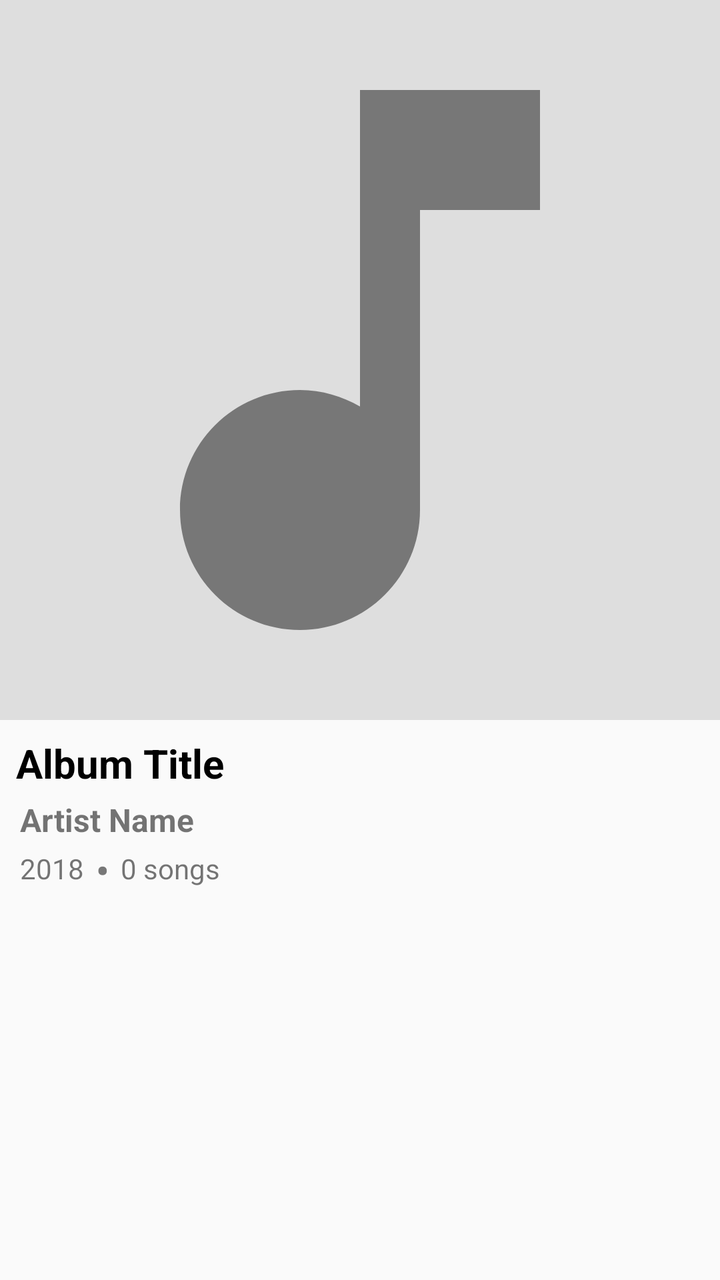
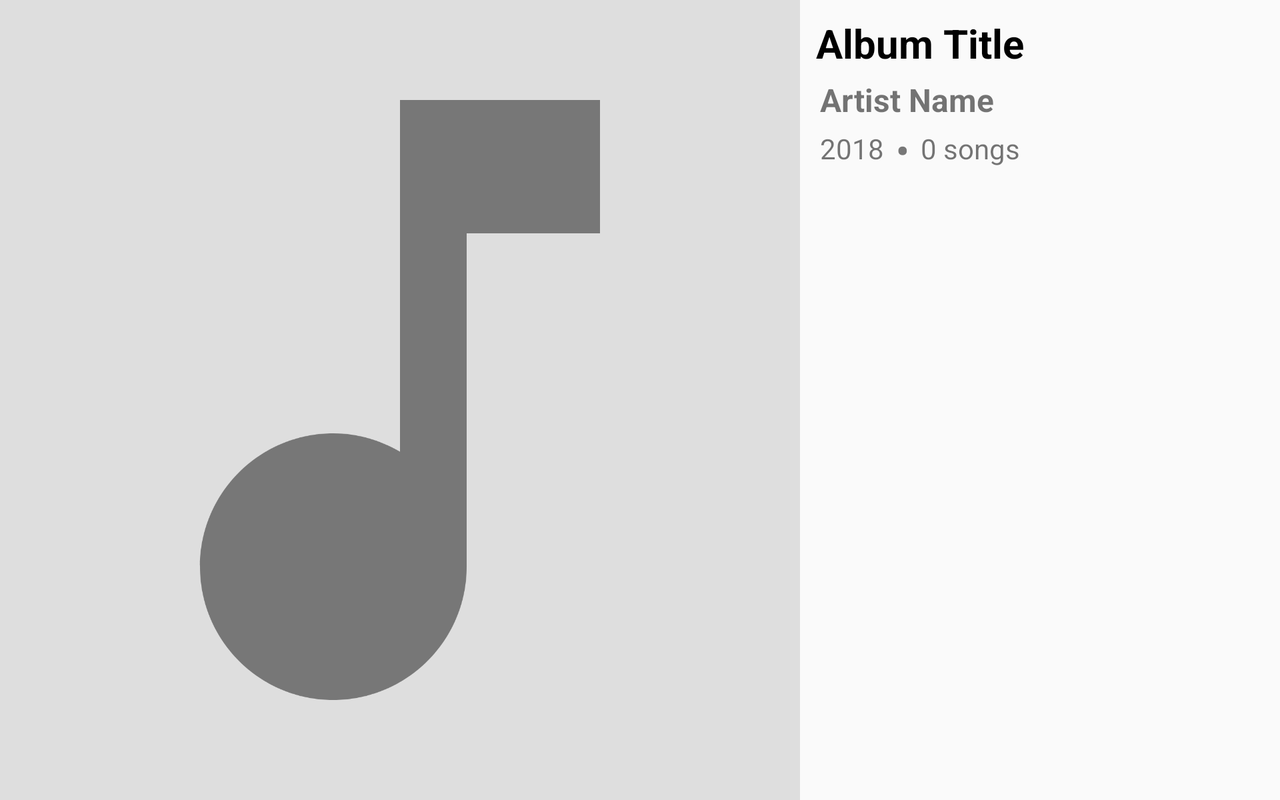

First picture: res/layout/ on a phone held upright. Second picture: the repository's own variant of that layout, on a device whose configuration matches the variant's folder. Source for both follows.
<!-- AndroidManifest.xml: application theme AppTheme -->
<!-- res/layout/layout_album_details.xml -->
<?xml version="1.0" encoding="utf-8"?>
<ScrollView xmlns:android="http://schemas.android.com/apk/res/android"
    xmlns:tools="http://schemas.android.com/tools"
    android:id="@+id/album_details_scrollView"
    android:layout_width="fill_parent"
    android:layout_height="fill_parent"
    tools:context=".AlbumDetailsActivity">

    <RelativeLayout
        android:id="@+id/album_details_relativeLayout"
        android:layout_width="fill_parent"
        android:layout_height="wrap_content"
        android:paddingBottom="0dp"
        android:paddingLeft="0dp"
        android:paddingRight="0dp"
        android:paddingTop="0dp">

        <ImageView
            android:id="@+id/album_details_album_cover"
            android:layout_width="match_parent"
            android:layout_height="wrap_content"
            android:adjustViewBounds="true"
            android:background="@color/lightGray"
            android:contentDescription="@string/album_details_album_cover_content_description"
            android:padding="0dp"
            android:scaleType="fitCenter"
            android:src="@drawable/ic_music_note_400dp" />

        <TextView
            android:id="@+id/album_details_album_title"
            style="@style/style_album_details_album_title"
            android:layout_width="wrap_content"
            android:layout_height="wrap_content"
            android:layout_below="@id/album_details_album_cover"
            tools:text="Album Title" />

        <TextView
            android:id="@+id/album_details_artist_name"
            style="@style/style_album_details_artist_name"
            android:layout_width="wrap_content"
            android:layout_height="wrap_content"
            android:layout_below="@id/album_details_album_title"
            tools:text="Artist Name" />

        <TextView
            android:id="@+id/album_details_year"
            style="@style/style_album_details_year"
            android:layout_width="wrap_content"
            android:layout_height="wrap_content"
            android:layout_below="@id/album_details_artist_name"
            tools:text="2018" />

        <TextView
            android:id="@+id/album_details_separator_character"
            style="@style/style_album_details_separator_character"
            android:layout_width="wrap_content"
            android:layout_height="wrap_content"
            android:layout_below="@+id/album_details_artist_name"
            android:layout_toEndOf="@id/album_details_year"
            android:text="@string/separator_character" />

        <TextView
            android:id="@+id/album_details_song_count"
            style="@style/style_album_details_song_count"
            android:layout_width="wrap_content"
            android:layout_height="wrap_content"
            android:layout_below="@id/album_details_artist_name"
            android:layout_toEndOf="@id/album_details_separator_character"
            tools:text="0 songs" />

        
        <LinearLayout
            android:id="@+id/album_details_songs_linearLayout"
            android:layout_width="match_parent"
            android:layout_height="wrap_content"
            android:layout_below="@id/album_details_song_count"
            android:orientation="vertical" />

    </RelativeLayout>

</ScrollView>
<!-- resources referenced by this layout -->
<resources>
  <color name="lightGray">#FFDEDEDE</color>
  <!-- drawable ic_music_note_400dp (drawable) -->
  <vector android:height="400dp" android:tint="@color/darkGray"
      android:viewportHeight="24.0" android:viewportWidth="24.0"
      android:width="400dp" xmlns:android="http://schemas.android.com/apk/res/android">
      <path android:fillColor="#FF000000" android:pathData="M12,3v10.55c-0.59,-0.34 -1.27,-0.55 -2,-0.55 -2.21,0 -4,1.79 -4,4s1.79,4 4,4 4,-1.79 4,-4V7h4V3h-6z"/>
  </vector>
  <string name="album_details_album_cover_content_description">Album Cover</string>
  <string name="separator_character">•</string>
  <style name="style_album_details_album_title">
          <item name="android:textStyle">bold</item>
          <item name="android:textColor">@color/black</item>
          <item name="android:textSize">20sp</item>
          <item name="android:paddingHorizontal">8dp</item>
          <item name="android:paddingTop">8dp</item>
          <item name="android:paddingBottom">2dp</item>
      </style>
  <style name="style_album_details_artist_name">
          <item name="android:textStyle">bold</item>
          <item name="android:textSize">16sp</item>
          <item name="android:paddingHorizontal">10dp</item>
          <item name="android:paddingVertical">2dp</item>
      </style>
  <style name="style_album_details_separator_character">
          <item name="android:textStyle">bold</item>
          <item name="android:textSize">18sp</item>
          <item name="android:textColor">@color/darkGray</item>
      </style>
  <style name="style_album_details_song_count">
          <item name="android:textStyle">normal</item>
          <item name="android:textSize">14sp</item>
          <item name="android:paddingStart">6dp</item>
          <item name="android:paddingVertical">2dp</item>
      </style>
  <style name="style_album_details_year">
          <item name="android:textStyle">normal</item>
          <item name="android:textSize">14sp</item>
          <item name="android:paddingStart">10dp</item>
          <item name="android:paddingEnd">6dp</item>
          <item name="android:paddingVertical">2dp</item>
      </style>
  <style name="AppTheme" parent="Theme.AppCompat.Light.DarkActionBar">
          
          <item name="colorPrimary">@color/colorPrimary</item>
          <item name="colorPrimaryDark">@color/colorPrimaryDark</item>
          <item name="colorAccent">@color/colorAccent</item>
      </style>
  <color name="darkGray">#777777</color>
  <color name="black">#000000</color>
  <color name="colorPrimary">#4cb5ab</color>
  <color name="colorPrimaryDark">#00857c</color>
  <color name="colorAccent">#ff8a65</color>
</resources>
<!-- res/layout-land/layout_album_details.xml (the repository's variant of the layout above) -->
<!-- drawn on the phone turned sideways -->
<?xml version="1.0" encoding="utf-8"?>
<ScrollView xmlns:android="http://schemas.android.com/apk/res/android"
    xmlns:tools="http://schemas.android.com/tools"
    android:id="@+id/album_details_scrollView"
    android:layout_width="fill_parent"
    android:layout_height="fill_parent"
    tools:context=".AlbumDetailsActivity">

    <RelativeLayout
        android:id="@+id/album_details_relativeLayout"
        android:layout_width="fill_parent"
        android:layout_height="wrap_content"
        android:paddingBottom="0dp"
        android:paddingLeft="0dp"
        android:paddingRight="0dp"
        android:paddingTop="0dp">

        <ImageView
            android:id="@+id/album_details_album_cover"
            android:layout_width="wrap_content"
            android:layout_height="match_parent"
            android:adjustViewBounds="true"
            android:background="@color/lightGray"
            android:contentDescription="@string/album_details_album_cover_content_description"
            android:padding="0dp"
            android:scaleType="fitCenter"
            android:src="@drawable/ic_music_note_400dp" />

        <TextView
            android:id="@+id/album_details_album_title"
            style="@style/style_album_details_album_title"
            android:layout_width="wrap_content"
            android:layout_height="wrap_content"
            android:layout_toEndOf="@id/album_details_album_cover"
            tools:text="Album Title" />

        <TextView
            android:id="@+id/album_details_artist_name"
            style="@style/style_album_details_artist_name"
            android:layout_width="wrap_content"
            android:layout_height="wrap_content"
            android:layout_below="@id/album_details_album_title"
            android:layout_toEndOf="@id/album_details_album_cover"
            tools:text="Artist Name" />

        <TextView
            android:id="@+id/album_details_year"
            style="@style/style_album_details_year"
            android:layout_width="wrap_content"
            android:layout_height="wrap_content"
            android:layout_toEndOf="@id/album_details_album_cover"
            android:layout_below="@id/album_details_artist_name"
            tools:text="2018" />

        <TextView
            android:id="@+id/album_details_separator_character"
            style="@style/style_album_details_separator_character"
            android:layout_width="wrap_content"
            android:layout_height="wrap_content"
            android:layout_below="@+id/album_details_artist_name"
            android:layout_toEndOf="@id/album_details_year"
            android:text="@string/separator_character" />

        <TextView
            android:id="@+id/album_details_song_count"
            style="@style/style_album_details_song_count"
            android:layout_width="wrap_content"
            android:layout_height="wrap_content"
            android:layout_below="@id/album_details_artist_name"
            android:layout_toEndOf="@id/album_details_separator_character"
            tools:text="0 songs" />

        
        <LinearLayout
            android:id="@+id/album_details_songs_linearLayout"
            android:layout_width="match_parent"
            android:layout_height="wrap_content"
            android:layout_below="@id/album_details_song_count"
            android:layout_toEndOf="@id/album_details_album_cover"
            android:orientation="vertical" />

    </RelativeLayout>

</ScrollView>
